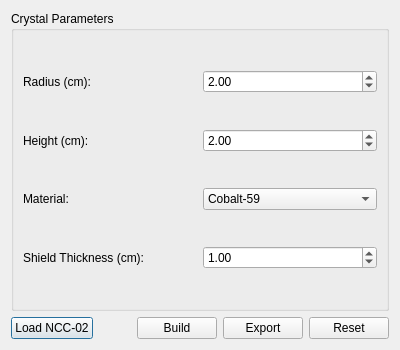
<?xml version="1.0" encoding="UTF-8"?>
<ui version="4.0">
 <class>DetectorParamsForm</class>
 <widget class="QDialog" name="DetectorParamsForm">
  <property name="geometry">
   <rect>
    <x>0</x>
    <y>0</y>
    <width>400</width>
    <height>350</height>
   </rect>
  </property>
  <property name="windowTitle">
   <string>Detector Parameters</string>
  </property>
  <layout class="QVBoxLayout" name="verticalLayout">
   <item>
    <widget class="QGroupBox" name="groupBox">
     <property name="title">
      <string>Crystal Parameters</string>
     </property>
     <layout class="QGridLayout" name="gridLayout">
      <item row="0" column="0">
       <widget class="QLabel" name="label_radius">
        <property name="text">
         <string>Radius (cm):</string>
        </property>
       </widget>
      </item>
      <item row="0" column="1">
       <widget class="QDoubleSpinBox" name="spin_radius">
        <property name="value">
         <double>2.000000000000000</double>
        </property>
        <property name="minimum">
         <double>0.100000000000000</double>
        </property>
        <property name="maximum">
         <double>50.000000000000000</double>
        </property>
        <property name="singleStep">
         <double>0.100000000000000</double>
        </property>
       </widget>
      </item>
      <item row="1" column="0">
       <widget class="QLabel" name="label_height">
        <property name="text">
         <string>Height (cm):</string>
        </property>
       </widget>
      </item>
      <item row="1" column="1">
       <widget class="QDoubleSpinBox" name="spin_height">
        <property name="value">
         <double>2.000000000000000</double>
        </property>
        <property name="minimum">
         <double>0.100000000000000</double>
        </property>
        <property name="maximum">
         <double>50.000000000000000</double>
        </property>
        <property name="singleStep">
         <double>0.100000000000000</double>
        </property>
       </widget>
      </item>
      <item row="2" column="0">
       <widget class="QLabel" name="label_material">
        <property name="text">
         <string>Material:</string>
        </property>
       </widget>
      </item>
      <item row="2" column="1">
       <widget class="QComboBox" name="combo_material">
        <item>
         <property name="text">
          <string>Cobalt-59</string>
         </property>
        </item>
        <item>
         <property name="text">
          <string>Lead</string>
         </property>
        </item>
        <item>
         <property name="text">
          <string>Tungsten</string>
         </property>
        </item>
        <item>
         <property name="text">
          <string>Copper</string>
         </property>
        </item>
       </widget>
      </item>
      <item row="3" column="0">
       <widget class="QLabel" name="label_shield">
        <property name="text">
         <string>Shield Thickness (cm):</string>
        </property>
       </widget>
      </item>
      <item row="3" column="1">
       <widget class="QDoubleSpinBox" name="spin_shield">
        <property name="value">
         <double>1.000000000000000</double>
        </property>
        <property name="minimum">
         <double>0.100000000000000</double>
        </property>
        <property name="maximum">
         <double>10.000000000000000</double>
        </property>
        <property name="singleStep">
         <double>0.100000000000000</double>
        </property>
       </widget>
      </item>
     </layout>
    </widget>
   </item>
   <item>
    <layout class="QHBoxLayout" name="horizontalLayout">
     <item>
      <widget class="QPushButton" name="btn_load_preset">
       <property name="text">
        <string>Load NCC-02</string>
       </property>
      </widget>
     </item>
     <item>
      <spacer name="horizontalSpacer">
       <property name="orientation">
        <enum>Qt::Horizontal</enum>
       </property>
       <property name="sizeHint" stdset="0">
        <size>
         <width>40</width>
         <height>20</height>
        </size>
       </property>
      </spacer>
     </item>
     <item>
      <widget class="QPushButton" name="btn_build">
       <property name="text">
        <string>Build</string>
       </property>
      </widget>
     </item>
     <item>
      <widget class="QPushButton" name="btn_export">
       <property name="text">
        <string>Export</string>
       </property>
      </widget>
     </item>
     <item>
      <widget class="QPushButton" name="btn_reset">
       <property name="text">
        <string>Reset</string>
       </property>
      </widget>
     </item>
    </layout>
   </item>
  </layout>
 </widget>
 <resources/>
 <connections/>
</ui>
